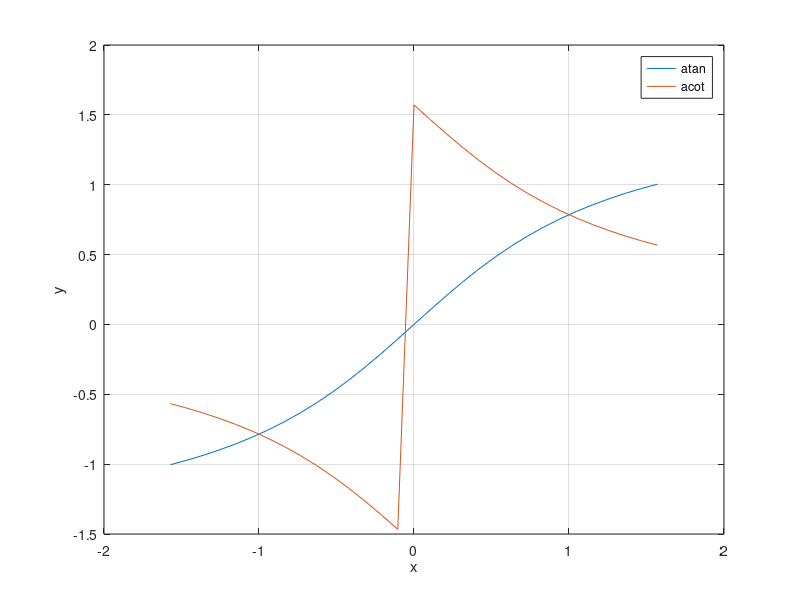
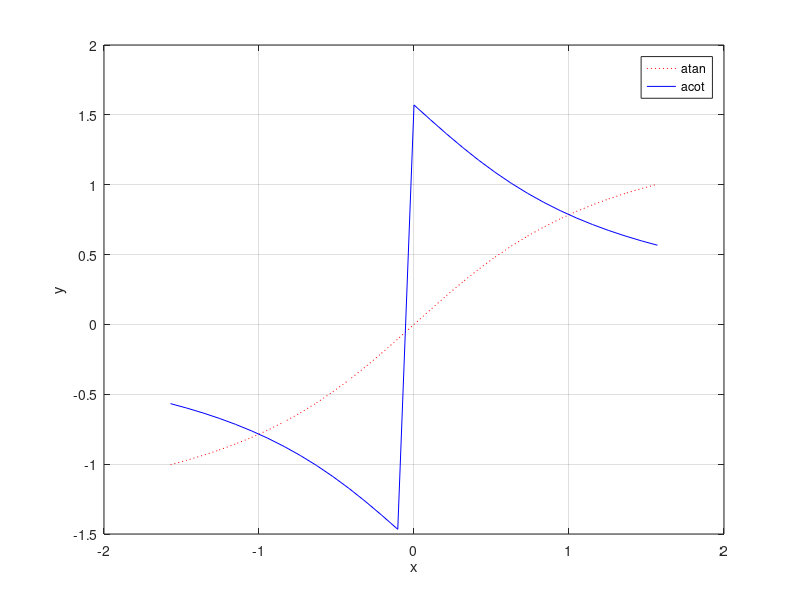
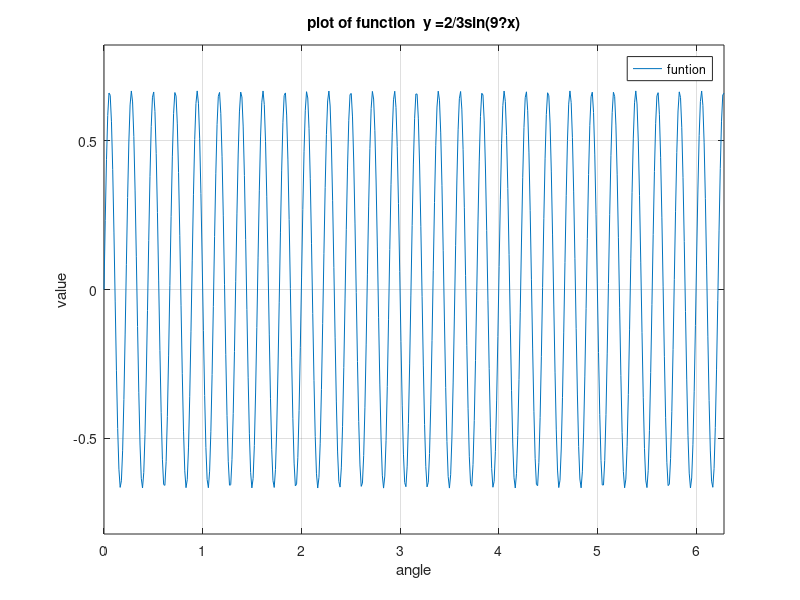

Recreate these plots in MATLAB, in order.
% a) Using the plot command for multiple plots, plot y = atan(x) and y = acot(x) on the same
% graph for values of x defined by x = -pi/2:pi/30:pi/2.
% b) Using the plot command for a single plot and the hold commands, plot y = atan(x) and
% y = acot(x) on the same graph for values of x defined by x = -pi/2:pi/30:pi/2.
% c) Using the ezplot command, plot y =2/3sin(9?x), for values of x such that 0 ? x ? 2 ? pi

x= -pi/2:pi/30:pi/2
y1=atan(x)
y2=acot(x)
figure
plot(x,y1,x,y2)
xlabel('x')
ylabel('y')
legend('atan','acot')
grid on

figure
plot(x,y1,'r:')
xlabel('x')
ylabel('y')
hold on
plot(x,y2,'b-')
legend('atan','acot')
grid on

figure
ezplot('2/3*sin(9*pi*x)',[0,2*pi])
xlabel('angle')
ylabel('value')
title('plot of function  y =2/3sin(9?x)')
legend('funtion')
grid on